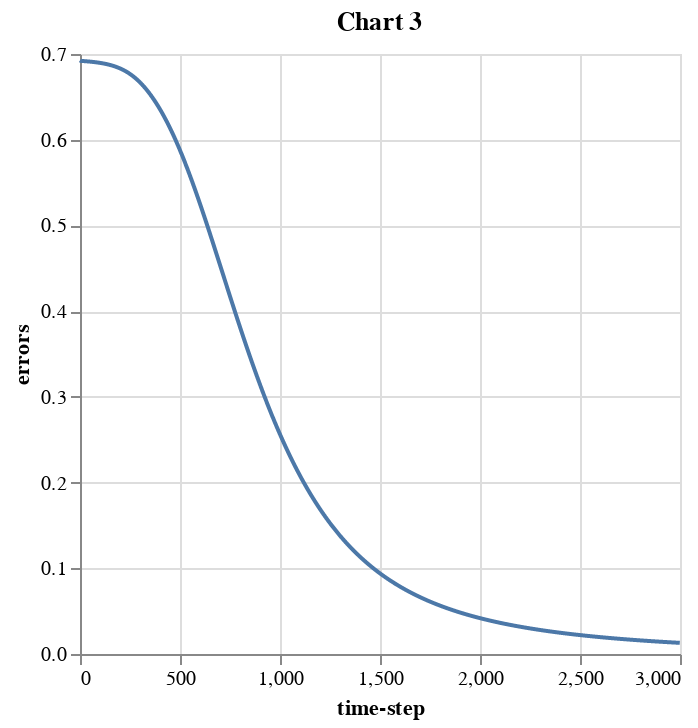

The cell this chart's notebook holds for it:
### Code cell
# Datos de entrada: problema clásico de clasificación XOR
X = np.array([[0, 0, 1, 1],
              [0, 1, 0, 1]]).T  # Shape (4, 2)
y = np.array([[0, 1, 1, 0]]).T  # Shape (4, 1)

# Conversión de los datos a tensores de PyTorch
X_tensor = torch.tensor(X, dtype=torch.float32)
y_tensor = torch.tensor(y, dtype=torch.float32)

# Definición del modelo neuronal (red simple de 2 capas totalmente conectadas)
class SimpleNet(nn.Module):
    def __init__(self):
        super(SimpleNet, self).__init__()
        self.fc1 = nn.Linear(2, 16)  # Capa oculta: 2 neuronas de entrada → 16 neuronas
        self.fc2 = nn.Linear(16, 1)  # Capa de salida: 16 → 1 neurona de salida
        self.sigmoid = nn.Sigmoid()    # Función de activación no lineal

     # Método forward: define el flujo hacia adelante del modelo (predicción)
    def forward(self, x):
        x = self.sigmoid(self.fc1(x))  # Activación de la capa oculta
        x = self.sigmoid(self.fc2(x))  # Activación de la capa de salida
        return x

# Instanciación del modelo
model = SimpleNet()

# Definición de la función de pérdida
criterion = nn.BCELoss()

# Optimizador: actualiza los pesos de forma eficiente durante el entrenamiento
optimizer = optim.Adam(model.parameters())

# Entrenamiento del modelo
errors = []   # Lista para guardar el error en cada época
epochs = 3000 # Número de épocas

for epoch in range(epochs):
    optimizer.zero_grad()              # Reinicia los gradientes acumulados
    outputs = model(X_tensor)          # Forward pass: calcula la salida actual de la red
    loss = criterion(outputs, y_tensor)  # Calcula el error entre predicción y etiqueta real
    loss.backward()                    # Backward pass: calcula gradientes automáticamente
    optimizer.step()                   # Actualiza los pesos con los gradientes
    errors.append(loss.item())         # Guarda el error actual para graficarlo

# Visualización del error a lo largo del tiempo (entrenamiento)
df2 = pd.DataFrame({"errors": errors, "time-step": np.arange(epochs)})

alt.Chart(df2).mark_line().encode(
    x="time-step",
    y="errors"
).properties(title='Pytorch')

### Figure 1 — Vega-Lite specification as saved in the notebook (floating-point values rounded to 4 significant figures; data arrays with more than 128 entries replaced by an {"elided": "..."} marker saying what was removed)
{"config": {"view": {"continuousWidth": 300, "continuousHeight": 300}}, "data": {"name": "data-5f38d513bc1c9296342bc40cd326026a"}, "mark": {"type": "line"}, "encoding": {"x": {"field": "time-step", "type": "quantitative"}, "y": {"field": "errors", "type": "quantitative"}}, "title": "Chart 3", "$schema": "https://vega.github.io/schema/vega-lite/v5.20.1.json", "datasets": {"data-5f38d513bc1c9296342bc40cd326026a": {"elided": "3000 records"}}}
